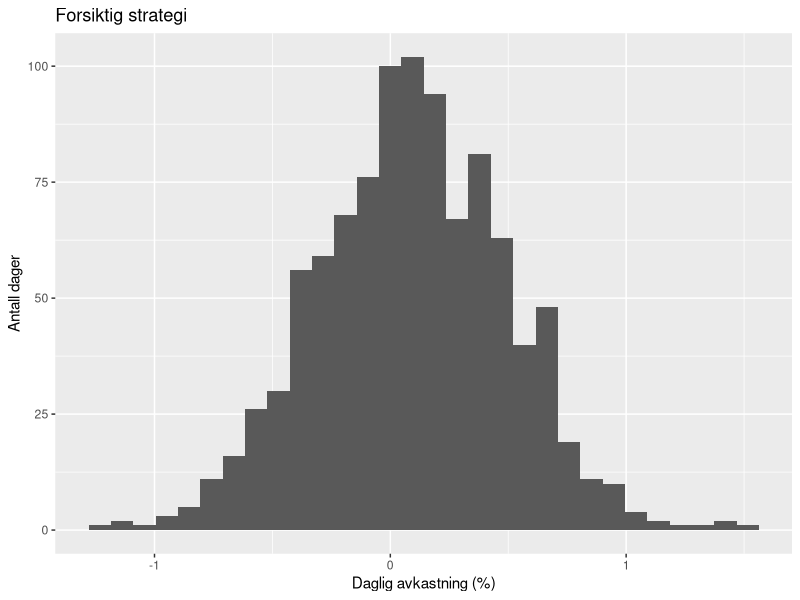
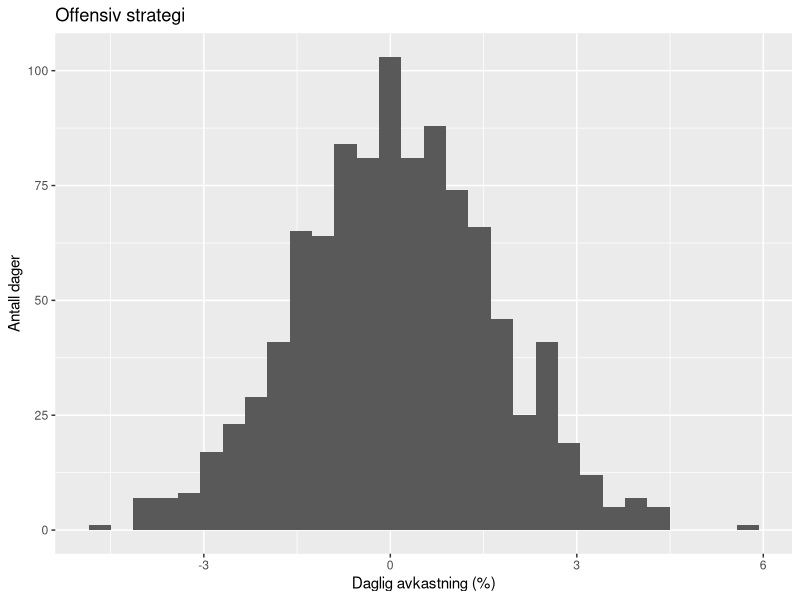
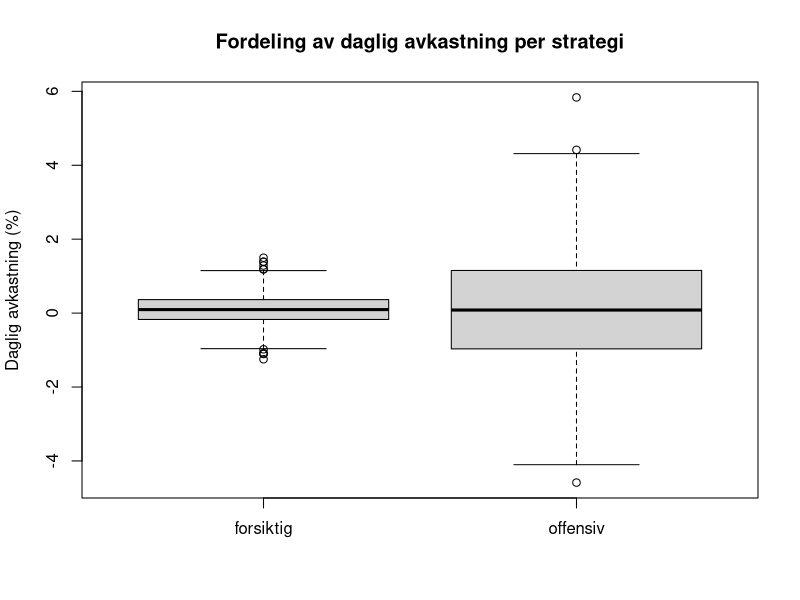
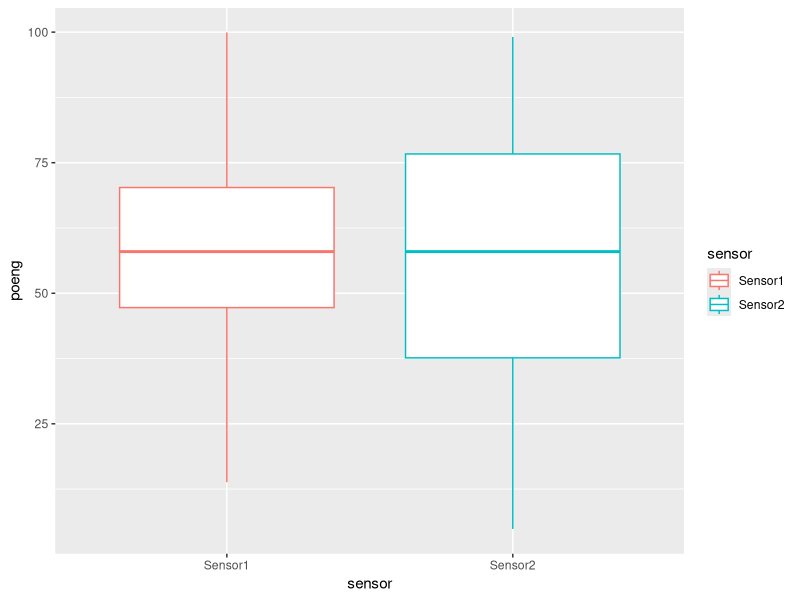
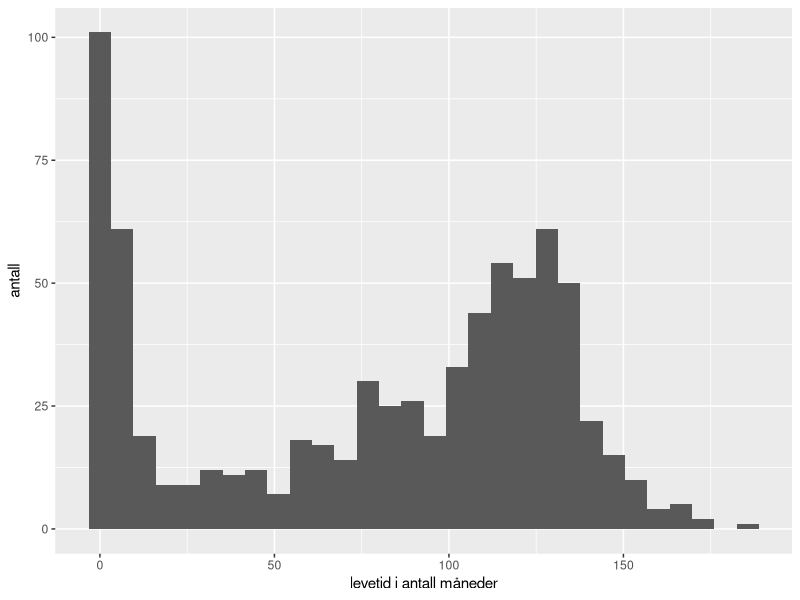
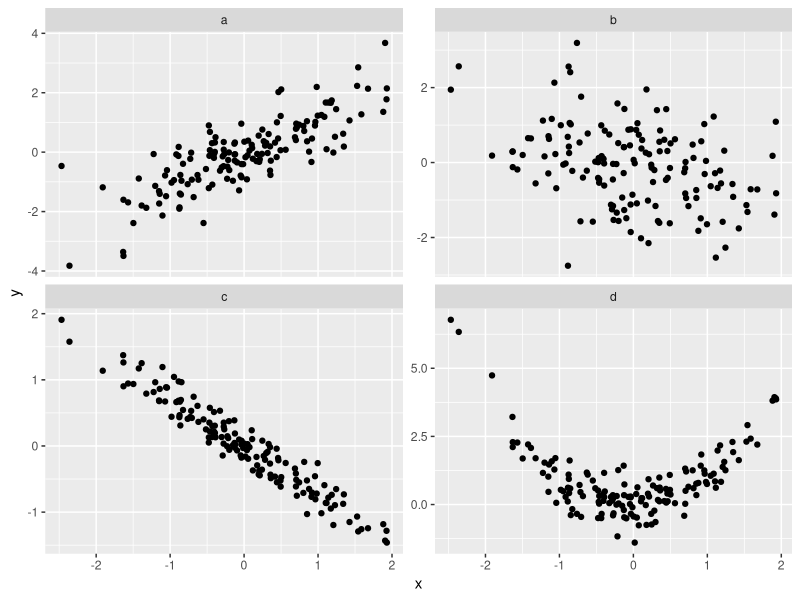
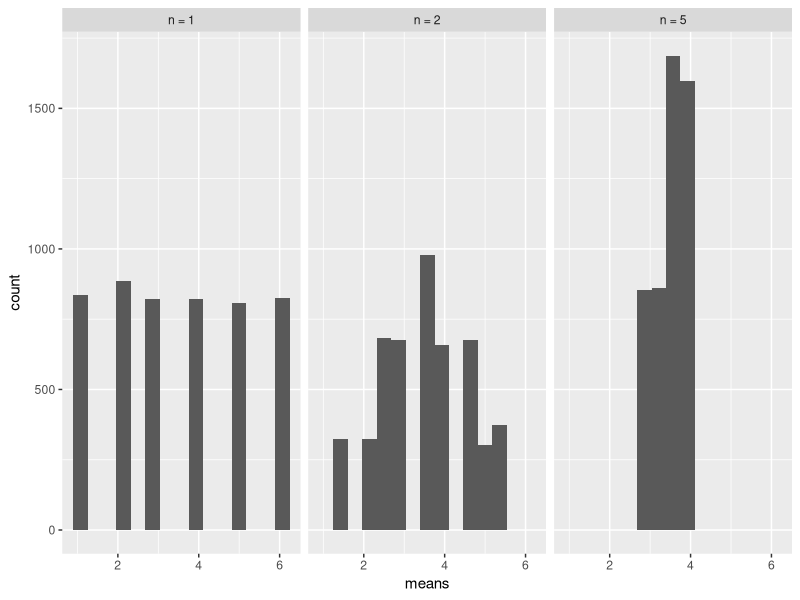

The R source for these figures, in order:
## ---- chunk 1
set.seed(42)
avkastning <- data.frame(
  forsiktig = rnorm(1000, mean = 0.10, sd = 0.4),
  offensiv  = rnorm(1000, mean = 0.10, sd = 1.6)
)
## ---- chunk 2
library(dplyr)
avkastning %>%
  summarise(
    snitt_forsiktig = mean(forsiktig),
    sd_forsiktig    = sd(forsiktig),
    snitt_offensiv  = mean(offensiv),
    sd_offensiv     = sd(offensiv)
  )
## ---- chunk 3
library(ggplot2)
ggplot(avkastning, aes(x = forsiktig)) +
  geom_histogram(bins = 30) +
  labs(x = "Daglig avkastning (%)", y = "Antall dager", title = "Forsiktig strategi")
ggplot(avkastning, aes(x = offensiv)) +
  geom_histogram(bins = 30) +
  labs(x = "Daglig avkastning (%)", y = "Antall dager", title = "Offensiv strategi")
## ---- chunk 4
boxplot(avkastning,
        ylab = "Daglig avkastning (%)",
        main = "Fordeling av daglig avkastning per strategi")
## ---- chunk 5
set.seed(1)
# Vekten (i kg) til 25 tilfeldig valgte laks
vekt <- rnorm(25, mean = 5.2, sd = 0.8)
## ---- chunk 6
gj.snitt <- mean(vekt)              # utvalgsgjennomsnittet, vårt punktestimat
s        <- sd(vekt)                # utvalgsstandardavviket (vi kjenner ikke det sanne)
n        <- length(vekt)            # antall observasjoner
t_krit   <- qt(0.975, df = n - 1)   # kritisk verdi fra t-fordelingen

# Nedre og øvre grense i konfidensintervallet (LCL og UCL):
LCL <- gj.snitt - t_krit * s / sqrt(n)
UCL <- gj.snitt + t_krit * s / sqrt(n)

c(LCL, gj.snitt, UCL)
## ---- chunk 7
n <- 10
rnorm(n)
## ---- chunk 8
gj.snitt <- rep(NA, 100)
for(i in 1:100) {
    gj.snitt[i] <- mean(rnorm(n))
}
## ---- chunk 9
library(ggplot2)
library(tidyverse)
set.seed(123)
n <- 200
Sensor1 <- rnorm(n, mean = 60, sd = 20)
Sensor2 <- c(rnorm(n*(2/4), mean = 40, sd = 20), rnorm(n*(2/4), mean = 85, sd = 20))

df <- data.frame(poeng = c(Sensor1, Sensor2), sensor =factor( rep(c("Sensor1", "Sensor2"), each = n)))

df %>% 
  filter(poeng > 0, poeng < 100) %>% 
ggplot() +
  geom_boxplot(aes(y = poeng, x = sensor, color = sensor))

## ---- chunk 10
library(ggplot2)
set.seed(12345)
levetid <- c(rep(1, 40), rep(2,30), rep(3, 25), rep(4, 20), rep(5, 12), 
             rep(6, 10),rep(7, 5), sample(seq(8:100), size = 200, replace = T), rnorm(400, mean = 120, sd = 20))

ggplot(data = data.frame(levetid = levetid)) +
  geom_histogram(aes(x = levetid)) + 
  xlab("levetid i antall måneder") +
  ylab("antall")
## ---- chunk 11
set.seed(124)
n <- 150
x1 <- rnorm(n)
y1 <- x1 + rnorm(n, sd = 0.7)
y2 <- -0.5*x1 + rnorm(n, sd = 1)
y3 <- -0.7*x1 + rnorm(n, sd = 0.2)
y4 <- x1^2 + rnorm(n, sd = 0.5)

df <- data.frame(x = rep(x1, 4), y = c(y1, y2, y3, y4), figur = factor(rep(c("a", "b", "c", "d"), each = n)))
ggplot(df) +
  geom_point(aes(x = x, y = y)) +
  facet_wrap(~figur, scales = "free_y")

# cor(x1,y1)
# cor(x1, y2)
# cor(x1, y3)
# cor(x1, y4)

## ---- chunk 12
set.seed(123)
n <- 5000
X1 <- sample(seq(6), size = n, replace = T)
X2 <- rep(NA, n)
X3 <- rep(NA, n)
for(i in 1:n){
  foo1 <- sample(seq(6), 2)
  foo2 <- sample(seq(6), 5)
  X2[i] <- mean(foo1)
  X3[i] <- mean(foo2)
}

df <- data.frame(means = c(X1, X2, X3), 
                 kast = rep(c("n = 1", "n = 2", "n = 5"), each = n))

ggplot(df) + 
  geom_histogram(aes(x = means), bins = 15) +
  facet_grid(~kast)
